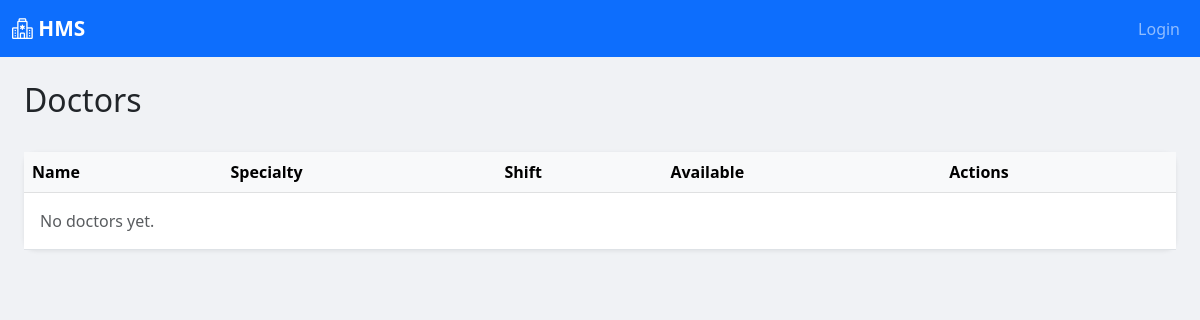
The page /doctors/ on the database as committed earlier.
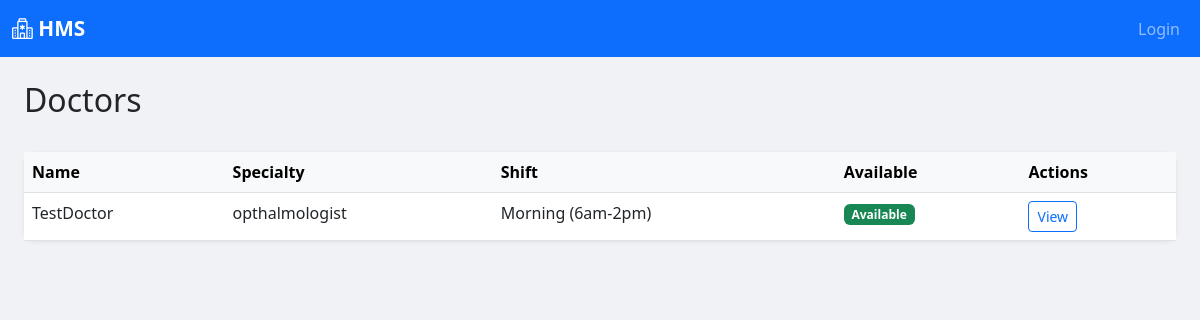
The same page on the database as committed later.
### doctors/models.py (models this page shows, shortened)
class Doctor(models.Model):
    SHIFT_CHOICES = [
        ('Morning', 'Morning (6am-2pm)'),
        ('Afternoon', 'Afternoon (2pm-10pm)'),
        ('Night', 'Night (10pm-6am)'),
    ]
    name = models.CharField(max_length=100)
    phone_number = models.CharField(max_length=15)
    email = models.EmailField(unique=True)
    license_number = models.CharField(max_length=50, unique=True)
    shift = models.CharField(max_length=20, choices=SHIFT_CHOICES)
    is_available = models.BooleanField(default=True)
    joined_date = models.DateField(auto_now_add=True)
    specialty = models.ForeignKey(
        Specialty,
        on_delete=models.SET_NULL,
        null=True
    )
    qualifications = models.ManyToManyField(Qualification)
    can_prescribe = models.ManyToManyField(Medication)

class Specialty(models.Model):
    name = models.CharField(max_length=100)
    def __str__(self):
        return self.name

### doctors/views.py (the view)
# urls.py: path('', views.doctor_list, name='doctor_list'),
def doctor_list(request):
    doctors = Doctor.objects.filter(is_available=True).select_related('specialty')
    return render(request, 'doctors/doctor_list.html', {'doctors': doctors})

### doctors/templates/doctors/doctor_list.html (shortened to what this page needs)
<!DOCTYPE html>
<html lang="en">
<head>
</head>
<body>
   {% extends 'base.html' %}
{% block content %}
<div class="d-flex justify-content-between align-items-center mb-4">
    <h2>Doctors</h2>
</div>
<div class="card">
    <div class="card-body p-0">
        <table class="table table-hover mb-0">
            <thead class="table-light">
                <tr><th>Name</th><th>Specialty</th><th>Shift</th><th>Available</th><th>Actions</th></tr>
            </thead>
            <tbody>
                {% for doctor in doctors %}
                <tr>
                    <td>{{ doctor.name }}</td>
                    <td>{{ doctor.specialty }}</td>
                    <td>{{ doctor.get_shift_display }}</td>
                    <td>
                        {% if doctor.is_available %}
                            <span class="badge bg-success">Available</span>
                        {% else %}
                            <span class="badge bg-secondary">Unavailable</span>
                        {% endif %}
                    </td>
                    <td><a href="/doctors/{{ doctor.pk }}/" class="btn btn-sm btn-outline-primary">View</a></td>
                </tr>
                {% empty %}
                <tr><td colspan="5" class="text-muted p-3">No doctors yet.</td></tr>
                {% endfor %}
            </tbody>
        </table>
    </div>
</div>
{% endblock %}

Rows that differ between the two databases and show on the page:
added Doctor: name "TestDoctor", specialty "opthalmologist", shift "Morning (6am-2pm)", is_available "Available"
Other text that changed with them:
text no longer shown: "No doctors yet."
